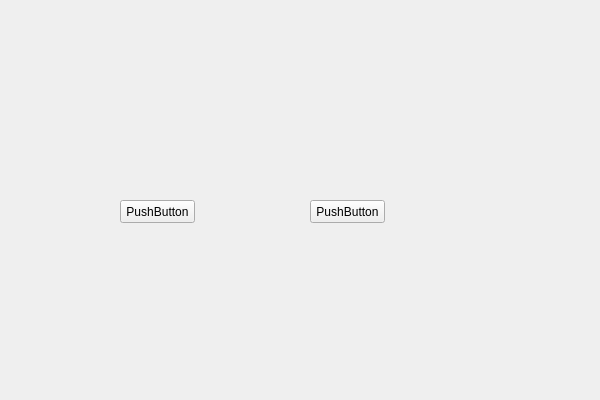
<?xml version="1.0" encoding="UTF-8"?>
<ui version="4.0">
 <class>StudentScoresManagementSystemClass</class>
 <widget class="QWidget" name="StudentScoresManagementSystemClass">
  <property name="geometry">
   <rect>
    <x>0</x>
    <y>0</y>
    <width>600</width>
    <height>400</height>
   </rect>
  </property>
  <property name="windowTitle">
   <string>StudentScoresManagementSystem</string>
  </property>
  <widget class="QPushButton" name="pushButton">
   <property name="geometry">
    <rect>
     <x>120</x>
     <y>200</y>
     <width>75</width>
     <height>23</height>
    </rect>
   </property>
   <property name="text">
    <string>PushButton</string>
   </property>
  </widget>
  <widget class="QPushButton" name="pushButton_2">
   <property name="geometry">
    <rect>
     <x>310</x>
     <y>200</y>
     <width>75</width>
     <height>23</height>
    </rect>
   </property>
   <property name="text">
    <string>PushButton</string>
   </property>
  </widget>
 </widget>
 <layoutdefault spacing="6" margin="11"/>
 <resources>
  <include location="StudentScoresManagementSystem.qrc"/>
 </resources>
 <connections/>
</ui>
